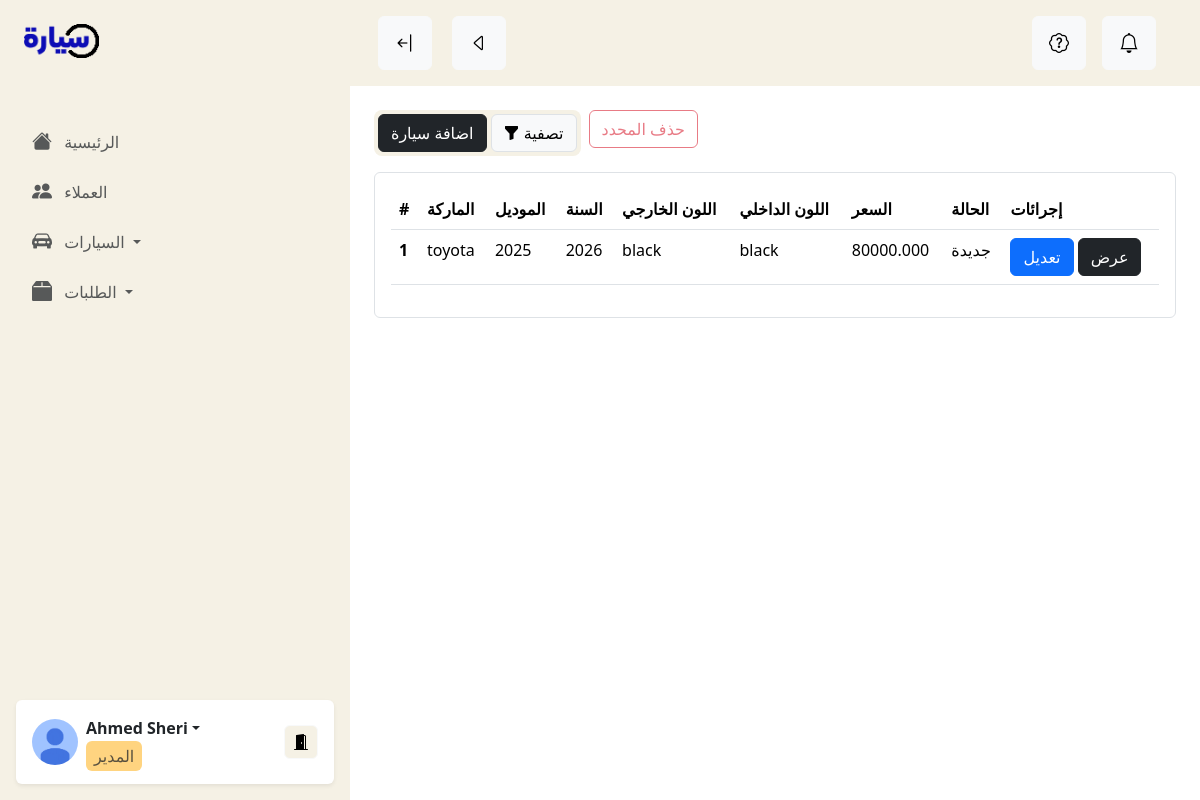
Page /en-us/dashboard/for_installment_cars on the committed database.
### customer/models.py (models this page shows, shortened)
class CarModel(models.Model):
    title = models.CharField(max_length=80, verbose_name="العنوان", help_text="عنوان قصير للسيارة", null=True)
    provider = models.ForeignKey('auth.User', on_delete=models.CASCADE, help_text="صاحب السيارة", null=True)
    offered = models.CharField(
        max_length=20,
        choices=CAR_OFFERED_FOR,
        verbose_name="معروض",
        help_text="اختر نوع عرض السيارة من الخيارات المتاحة.",
        default='1'
    )
    brand = models.CharField(
        max_length=20,
        choices=BRANDS,
        verbose_name="الماركة",
        help_text="اختر ماركة السيارة من الخيارات المتاحة."
    )
    model = models.CharField(max_length=50, verbose_name="موديل السيارة", help_text="أدخل موديل السيارة بشكل دقيق.")
    year = models.PositiveIntegerField(verbose_name="سنة الصنع", help_text="أدخل سنة الصنع السيارة.", null=True)
    type = models.CharField(
        max_length=50,
        verbose_name="النوع",
        help_text="أدخل نوع السيارة (مثل: سيدان، هاتشباك، إلخ)."
    )
    category = models.CharField(
        max_length=20,
        choices=CATEGORIES,
        verbose_name="الفئة",
        help_text="اختر الفئة التي تنتمي إليها السيارة (مثل: رياضية، عائلية، إلخ)."
    )
    exterior_color = models.CharField(
        max_length=20,
        choices=EXTERIOR_COLORS,
        verbose_name="اللون الخارجي",
        help_text="اختر اللون الخارجي للسيارة."
    )
    interior_color = models.CharField(
        max_length=20,
        choices=INTERIOR_COLORS,
        verbose_name="اللون الداخلي",
        help_text="اختر اللون الداخلي للسيارة."
    )
    origin = models.CharField(
        max_length=50,
        verbose_name="الوارد",
        help_text="أدخل البلد الذي وردت منه السيارة."
    )
    fuel_type = models.CharField(
        max_length=20,
        choices=FUEL_TYPES,
        verbose_name="نوع الوقود",
        help_text="اختر نوع الوقود المستخدم في السيارة (بنزين، ديزل، إلخ)."
    )
    transmission_type = models.CharField(
        max_length=20,
        choices=TRANSMISSION_TYPES,
        verbose_name="نوع القير",
        help_text="اختر نوع القير (يدوي، أوتوماتيك، إلخ)."
    )
    cylinder_count = models.PositiveIntegerField(
        verbose_name="عدد السلندرات",
        help_text="أدخل عدد السلندرات في المحرك."
    )
    condition = models.CharField(
        max_length=10,
        choices=CONDITIONS,
        verbose_name="الحالة",
        help_text="اختر حالة السيارة (جديدة، مستعملة، إلخ)."
    )
    engine_capacity = models.DecimalField(
        max_digits=4,
        decimal_places=1,
        verbose_name="حجم المحرك",
        help_text="أدخل حجم المحرك باللتر (مثال: 2.0)."
    )
    drivetrain = models.CharField(
        max_length=20,
        choices=DRIVETRAINS,
        verbose_name="نوع الدفع",
        help_text="اختر نوع الدفع (دفع أمامي، دفع خلفي، دفع رباعي)."
    )
    keys_count = models.PositiveIntegerField(
        verbose_name="عدد مفاتيح السيارة",
        help_text="أدخل عدد المفاتيح المتاحة للسيارة."
    )
    seat_count = models.PositiveIntegerField(
        verbose_name="عدد المقاعد",
        help_text="أدخل عدد المقاعد في السيارة."
    )
    engine_type = models.CharField(
        max_length=20,
        choices=ENGINE_TYPES,
        verbose_name="نوع المحرك",
        help_text="اختر نوع المحرك (بنزين، كهربائي، هجين)."
    )
    fuel_tank_capacity = models.PositiveIntegerField(
        verbose_name="سعة خزان الوقود (لتر)",
        help_text="أدخل سعة خزان الوقود باللتر."
    )
    horsepower = models.PositiveIntegerField(
        verbose_name="القدرة بالحصان",
        help_text="أدخل قدرة المحرك بالحصان."
    )
    door_count = models.PositiveIntegerField(
        verbose_name="عدد الابواب",
        help_text="أدخل عدد الأبواب في السيارة."
    )
    icon = models.ImageField(
        upload_to='car_icons/',
        verbose_name="الصورة الرئيسية",
        blank=True, null=True,
        help_text="اختر صورة الرئيسية التي ستظهر للسيارة (اختياري)."
    )
    price = models.DecimalField(max_digits=10, decimal_places=3, help_text="سعر السيارة", verbose_name="السعر", null=True)
    car_id = models.CharField(max_length=50, default=RandomCarIDGen, null=True)

### dashboard/views.py (the view)
# urls.py: path("for_installment_cars", views.for_installment_cars, name="dashboard_for_installment_cars"),
def for_installment_cars(request):
    cars = CarModel.objects.filter(offered='3')
    return render(request, 'dashboard/cars/for_installment_cars.html', {'cars':cars})

### templates/dashboard/cars/for_installment_cars.html (shortened to what this page needs)
{% extends "dashboard_base.html" %}
{% load panel_tags %}
{% load i18n %}
{% block content %}
<div class="container p-4 ">
    <div class="d-flex align-items-start mb-3">
        <div class="rounded-3 me-2 p-1 bg-body-tertiary d-flex ">
            <a href="{% url 'dashboard_index' %}" class="btn btn-dark me-1">{% trans "اضافة سيارة" %}</a>
            <a tabindex="0" class="btn btn-light border border-1" id="filter-popover-btn" role="button" data-bs-toggle="popover">
              <i class="bi bi-funnel-fill"></i>
              {% trans "تصفية" %}
            </a>
        </div>
        <button type="button" class="btn btn-outline-danger disabled me-2" onclick="submitSelected('delete')" id="deleteBtn">{% trans "حذف المحدد" %}</button>
      </div>
    <div class="border rounded p-3 mb-3">
        <table class="table">
            <thead>
                <tr>
                    <th>#</th>
                    <th>الماركة</th>
                    <th>الموديل</th>
                    <th>السنة</th>
                    <th>اللون الخارجي</th>
                    <th>اللون الداخلي</th>
                    <th>السعر</th>
                    <th>الحالة</th>
                    <th>إجرائات</th>
                </tr>
            </thead>
            <tbody>
                {% for car in cars %}
                <tr>
                    <th scope="row">{{ forloop.counter }}</th>
                    <td>{{ car.brand }}</td>
                    <td>{{ car.model }}</td>
                    <td>{{ car.year }}</td>
                    <td>{{ car.exterior_color }}</td>
                    <td>{{ car.interior_color }}</td>
                    <td>{{ car.price }}</td>
                    <td>{{ car.get_condition_display }}</td>
                    <td>
                        <a class="btn btn-primary" href="{% url 'dashboard_edit_for_installment_car' car.id %}">تعديل</a>
                        <a class="btn btn-dark" href="{% url 'installment_view_car' car.id %}" target="_blank">عرض</a>
                    </td>
                </tr>
                {% empty %}
                <tr>
                    <td colspan="8" class="text-center">لا توجد سيارات متاحة حالياً.</td>
                </tr>
                {% endfor %}
            </tbody>
        </table>
    </div>
</div>
<div class="py-4"></div>
{% endblock content %}

### sayyar/static/css/dashboard/base.css (style rules this page uses)
:root { --light-orange: 255, 212, 128; --light-orange-hover: 200, 212, 128; --bs-tertiary-bg-rgb: 245, 241, 229; }

### rows in the picture
CarModel: brand "toyota", model "2025", year "2026", exterior_color "black", interior_color "black", price "80000.000", condition "جديدة"
